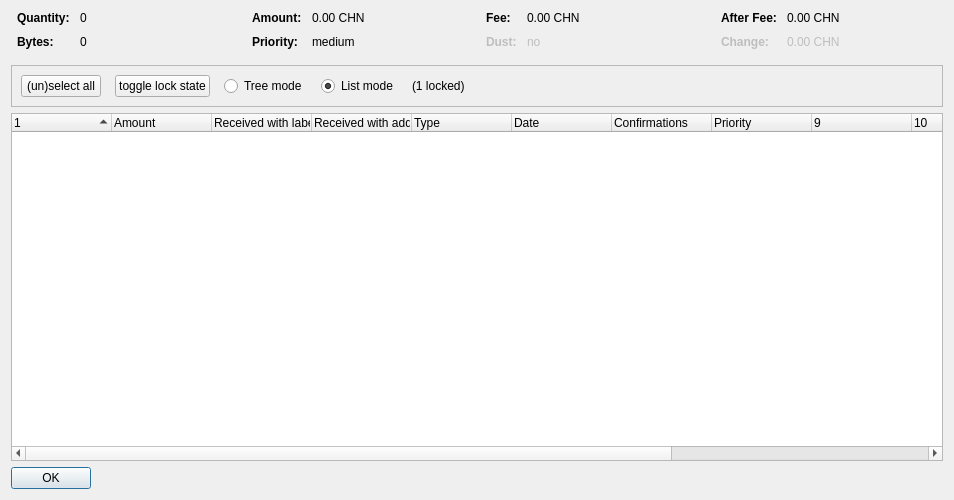
<?xml version="1.0" encoding="UTF-8"?>
<ui version="4.0">
 <class>CoinControlDialog</class>
 <widget class="QDialog" name="CoinControlDialog">
  <property name="geometry">
   <rect>
    <x>0</x>
    <y>0</y>
    <width>954</width>
    <height>500</height>
   </rect>
  </property>
  <property name="windowTitle">
   <string>Coin Selection</string>
  </property>
  <layout class="QVBoxLayout" name="verticalLayout">
   <item>
    <layout class="QHBoxLayout" name="horizontalLayoutTop" stretch="0,0,0,0">
     <property name="topMargin">
      <number>0</number>
     </property>
     <property name="bottomMargin">
      <number>10</number>
     </property>
     <item>
      <layout class="QFormLayout" name="formLayoutCoinControl1">
       <property name="horizontalSpacing">
        <number>10</number>
       </property>
       <property name="verticalSpacing">
        <number>10</number>
       </property>
       <property name="leftMargin">
        <number>6</number>
       </property>
       <property name="rightMargin">
        <number>6</number>
       </property>
       <item row="0" column="0">
        <widget class="QLabel" name="labelCoinControlQuantityText">
         <property name="font">
          <font>
           <weight>75</weight>
           <bold>true</bold>
          </font>
         </property>
         <property name="text">
          <string>Quantity:</string>
         </property>
        </widget>
       </item>
       <item row="0" column="1">
        <widget class="QLabel" name="labelCoinControlQuantity">
         <property name="cursor">
          <cursorShape>IBeamCursor</cursorShape>
         </property>
         <property name="contextMenuPolicy">
          <enum>Qt::ActionsContextMenu</enum>
         </property>
         <property name="text">
          <string notr="true">0</string>
         </property>
         <property name="textInteractionFlags">
          <set>Qt::LinksAccessibleByMouse|Qt::TextSelectableByKeyboard|Qt::TextSelectableByMouse</set>
         </property>
        </widget>
       </item>
       <item row="1" column="0">
        <widget class="QLabel" name="labelCoinControlBytesText">
         <property name="font">
          <font>
           <weight>75</weight>
           <bold>true</bold>
          </font>
         </property>
         <property name="text">
          <string>Bytes:</string>
         </property>
        </widget>
       </item>
       <item row="1" column="1">
        <widget class="QLabel" name="labelCoinControlBytes">
         <property name="cursor">
          <cursorShape>IBeamCursor</cursorShape>
         </property>
         <property name="contextMenuPolicy">
          <enum>Qt::ActionsContextMenu</enum>
         </property>
         <property name="text">
          <string notr="true">0</string>
         </property>
         <property name="textInteractionFlags">
          <set>Qt::LinksAccessibleByMouse|Qt::TextSelectableByKeyboard|Qt::TextSelectableByMouse</set>
         </property>
        </widget>
       </item>
      </layout>
     </item>
     <item>
      <layout class="QFormLayout" name="formLayoutCoinControl2">
       <property name="horizontalSpacing">
        <number>10</number>
       </property>
       <property name="verticalSpacing">
        <number>10</number>
       </property>
       <property name="leftMargin">
        <number>6</number>
       </property>
       <property name="rightMargin">
        <number>6</number>
       </property>
       <item row="0" column="0">
        <widget class="QLabel" name="labelCoinControlAmountText">
         <property name="font">
          <font>
           <weight>75</weight>
           <bold>true</bold>
          </font>
         </property>
         <property name="text">
          <string>Amount:</string>
         </property>
        </widget>
       </item>
       <item row="0" column="1">
        <widget class="QLabel" name="labelCoinControlAmount">
         <property name="cursor">
          <cursorShape>IBeamCursor</cursorShape>
         </property>
         <property name="contextMenuPolicy">
          <enum>Qt::ActionsContextMenu</enum>
         </property>
         <property name="text">
          <string notr="true">0.00 CHN</string>
         </property>
         <property name="textInteractionFlags">
          <set>Qt::LinksAccessibleByMouse|Qt::TextSelectableByKeyboard|Qt::TextSelectableByMouse</set>
         </property>
        </widget>
       </item>
       <item row="1" column="0">
        <widget class="QLabel" name="labelCoinControlPriorityText">
         <property name="font">
          <font>
           <weight>75</weight>
           <bold>true</bold>
          </font>
         </property>
         <property name="text">
          <string>Priority:</string>
         </property>
        </widget>
       </item>
       <item row="1" column="1">
        <widget class="QLabel" name="labelCoinControlPriority">
         <property name="cursor">
          <cursorShape>IBeamCursor</cursorShape>
         </property>
         <property name="contextMenuPolicy">
          <enum>Qt::ActionsContextMenu</enum>
         </property>
         <property name="text">
          <string>medium</string>
         </property>
         <property name="textInteractionFlags">
          <set>Qt::LinksAccessibleByMouse|Qt::TextSelectableByKeyboard|Qt::TextSelectableByMouse</set>
         </property>
        </widget>
       </item>
      </layout>
     </item>
     <item>
      <layout class="QFormLayout" name="formLayoutCoinControl3">
       <property name="horizontalSpacing">
        <number>10</number>
       </property>
       <property name="verticalSpacing">
        <number>10</number>
       </property>
       <property name="leftMargin">
        <number>6</number>
       </property>
       <property name="rightMargin">
        <number>6</number>
       </property>
       <item row="0" column="0">
        <widget class="QLabel" name="labelCoinControlFeeText">
         <property name="font">
          <font>
           <weight>75</weight>
           <bold>true</bold>
          </font>
         </property>
         <property name="text">
          <string>Fee:</string>
         </property>
        </widget>
       </item>
       <item row="0" column="1">
        <widget class="QLabel" name="labelCoinControlFee">
         <property name="cursor">
          <cursorShape>IBeamCursor</cursorShape>
         </property>
         <property name="contextMenuPolicy">
          <enum>Qt::ActionsContextMenu</enum>
         </property>
         <property name="text">
          <string notr="true">0.00 CHN</string>
         </property>
         <property name="textInteractionFlags">
          <set>Qt::LinksAccessibleByMouse|Qt::TextSelectableByKeyboard|Qt::TextSelectableByMouse</set>
         </property>
        </widget>
       </item>
       <item row="1" column="0">
        <widget class="QLabel" name="labelCoinControlLowOutputText">
         <property name="enabled">
          <bool>false</bool>
         </property>
         <property name="font">
          <font>
           <weight>75</weight>
           <bold>true</bold>
          </font>
         </property>
         <property name="text">
          <string>Dust:</string>
         </property>
        </widget>
       </item>
       <item row="1" column="1">
        <widget class="QLabel" name="labelCoinControlLowOutput">
         <property name="enabled">
          <bool>false</bool>
         </property>
         <property name="cursor">
          <cursorShape>IBeamCursor</cursorShape>
         </property>
         <property name="contextMenuPolicy">
          <enum>Qt::ActionsContextMenu</enum>
         </property>
         <property name="text">
          <string>no</string>
         </property>
         <property name="textInteractionFlags">
          <set>Qt::LinksAccessibleByMouse|Qt::TextSelectableByKeyboard|Qt::TextSelectableByMouse</set>
         </property>
        </widget>
       </item>
      </layout>
     </item>
     <item>
      <layout class="QFormLayout" name="formLayoutCoinControl4">
       <property name="horizontalSpacing">
        <number>10</number>
       </property>
       <property name="verticalSpacing">
        <number>10</number>
       </property>
       <property name="leftMargin">
        <number>6</number>
       </property>
       <property name="rightMargin">
        <number>6</number>
       </property>
       <item row="0" column="0">
        <widget class="QLabel" name="labelCoinControlAfterFeeText">
         <property name="font">
          <font>
           <weight>75</weight>
           <bold>true</bold>
          </font>
         </property>
         <property name="text">
          <string>After Fee:</string>
         </property>
        </widget>
       </item>
       <item row="0" column="1">
        <widget class="QLabel" name="labelCoinControlAfterFee">
         <property name="cursor">
          <cursorShape>IBeamCursor</cursorShape>
         </property>
         <property name="contextMenuPolicy">
          <enum>Qt::ActionsContextMenu</enum>
         </property>
         <property name="text">
          <string notr="true">0.00 CHN</string>
         </property>
         <property name="textInteractionFlags">
          <set>Qt::LinksAccessibleByMouse|Qt::TextSelectableByKeyboard|Qt::TextSelectableByMouse</set>
         </property>
        </widget>
       </item>
       <item row="1" column="0">
        <widget class="QLabel" name="labelCoinControlChangeText">
         <property name="enabled">
          <bool>false</bool>
         </property>
         <property name="font">
          <font>
           <weight>75</weight>
           <bold>true</bold>
          </font>
         </property>
         <property name="text">
          <string>Change:</string>
         </property>
        </widget>
       </item>
       <item row="1" column="1">
        <widget class="QLabel" name="labelCoinControlChange">
         <property name="enabled">
          <bool>false</bool>
         </property>
         <property name="cursor">
          <cursorShape>IBeamCursor</cursorShape>
         </property>
         <property name="contextMenuPolicy">
          <enum>Qt::ActionsContextMenu</enum>
         </property>
         <property name="text">
          <string notr="true">0.00 CHN</string>
         </property>
         <property name="textInteractionFlags">
          <set>Qt::LinksAccessibleByMouse|Qt::TextSelectableByKeyboard|Qt::TextSelectableByMouse</set>
         </property>
        </widget>
       </item>
      </layout>
     </item>
    </layout>
   </item>
   <item>
    <widget class="QFrame" name="frame">
     <property name="minimumSize">
      <size>
       <width>0</width>
       <height>40</height>
      </size>
     </property>
     <property name="frameShape">
      <enum>QFrame::StyledPanel</enum>
     </property>
     <property name="frameShadow">
      <enum>QFrame::Sunken</enum>
     </property>
     <layout class="QHBoxLayout" name="horizontalLayout">
      <item>
       <layout class="QHBoxLayout" name="horizontalLayoutPanel" stretch="0,0,0,0,0,0">
        <property name="spacing">
         <number>14</number>
        </property>
        <item>
         <widget class="QPushButton" name="pushButtonSelectAll">
          <property name="sizePolicy">
           <sizepolicy hsizetype="Maximum" vsizetype="Fixed">
            <horstretch>0</horstretch>
            <verstretch>0</verstretch>
           </sizepolicy>
          </property>
          <property name="text">
           <string>(un)select all</string>
          </property>
          <property name="autoDefault">
           <bool>false</bool>
          </property>
         </widget>
        </item>
        <item>
         <widget class="QPushButton" name="pushButtonToggleLock">
          <property name="sizePolicy">
           <sizepolicy hsizetype="Maximum" vsizetype="Fixed">
            <horstretch>0</horstretch>
            <verstretch>0</verstretch>
           </sizepolicy>
          </property>
          <property name="text">
           <string>toggle lock state</string>
          </property>
          <property name="autoDefault">
           <bool>false</bool>
          </property>
         </widget>
        </item>
        <item>
         <widget class="QRadioButton" name="radioTreeMode">
          <property name="sizePolicy">
           <sizepolicy hsizetype="Maximum" vsizetype="Fixed">
            <horstretch>0</horstretch>
            <verstretch>0</verstretch>
           </sizepolicy>
          </property>
          <property name="text">
           <string>Tree mode</string>
          </property>
         </widget>
        </item>
        <item>
         <widget class="QRadioButton" name="radioListMode">
          <property name="sizePolicy">
           <sizepolicy hsizetype="Maximum" vsizetype="Fixed">
            <horstretch>0</horstretch>
            <verstretch>0</verstretch>
           </sizepolicy>
          </property>
          <property name="text">
           <string>List mode</string>
          </property>
          <property name="checked">
           <bool>true</bool>
          </property>
         </widget>
        </item>
        <item>
         <widget class="QLabel" name="labelLocked">
          <property name="text">
           <string>(1 locked)</string>
          </property>
         </widget>
        </item>
        <item>
         <spacer name="horizontalSpacer">
          <property name="orientation">
           <enum>Qt::Horizontal</enum>
          </property>
          <property name="sizeHint" stdset="0">
           <size>
            <width>40</width>
            <height>20</height>
           </size>
          </property>
         </spacer>
        </item>
       </layout>
      </item>
     </layout>
    </widget>
   </item>
   <item>
    <widget class="CoinControlTreeWidget" name="treeWidget">
     <property name="contextMenuPolicy">
      <enum>Qt::CustomContextMenu</enum>
     </property>
     <property name="sortingEnabled">
      <bool>false</bool>
     </property>
     <property name="columnCount">
      <number>13</number>
     </property>
     <attribute name="headerShowSortIndicator" stdset="0">
      <bool>true</bool>
     </attribute>
     <attribute name="headerStretchLastSection">
      <bool>false</bool>
     </attribute>
     <column>
      <property name="text">
       <string/>
      </property>
     </column>
     <column>
      <property name="text">
       <string>Amount</string>
      </property>
     </column>
     <column>
      <property name="text">
       <string>Received with label</string>
      </property>
     </column>
     <column>
      <property name="text">
       <string>Received with address</string>
      </property>
     </column>
     <column>
      <property name="text">
	<string>Type</string>
      </property>
     </column>
     <column>
      <property name="text">	 
       <string>Date</string>
      </property>
     </column>
     <column>
      <property name="text">
       <string>Confirmations</string>
      </property>
      <property name="toolTip">
       <string>Confirmed</string>
      </property>
     </column>
     <column>
      <property name="text">
       <string>Priority</string>
      </property>
     </column>
     <column>
      <property name="text">
       <string/>
      </property>
     </column>
     <column>
      <property name="text">
       <string/>
      </property>
     </column>
     <column>
      <property name="text">
       <string/>
      </property>
     </column>
     <column>
      <property name="text">
       <string/>
      </property>
     </column>
     <column>
      <property name="text">
       <string/>
      </property>
     </column>
    </widget>
   </item>
   <item>
    <widget class="QDialogButtonBox" name="buttonBox">
     <property name="sizePolicy">
      <sizepolicy hsizetype="Maximum" vsizetype="Fixed">
       <horstretch>0</horstretch>
       <verstretch>0</verstretch>
      </sizepolicy>
     </property>
     <property name="orientation">
      <enum>Qt::Horizontal</enum>
     </property>
     <property name="standardButtons">
      <set>QDialogButtonBox::Ok</set>
     </property>
    </widget>
   </item>
  </layout>
 </widget>
 <customwidgets>
  <customwidget>
   <class>CoinControlTreeWidget</class>
   <extends>QTreeWidget</extends>
   <header>coincontroltreewidget.h</header>
  </customwidget>
 </customwidgets>
 <resources/>
 <connections/>
</ui>
